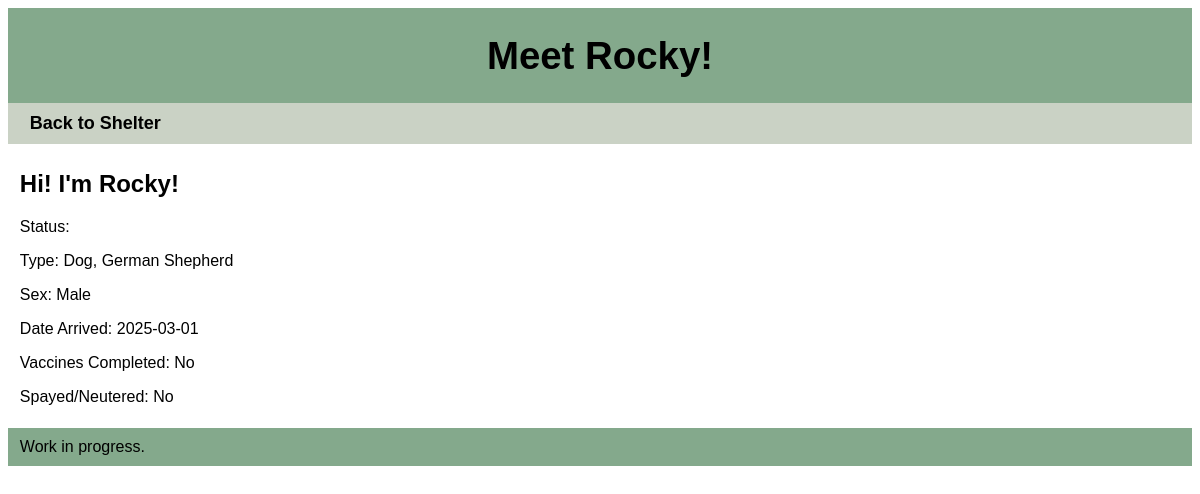
The page /animal/3 on the database its author committed.
### tables this page shows
CREATE TABLE Animal (
        animal_id INTEGER PRIMARY KEY AUTOINCREMENT,
        shelter_id INTEGER,
        name TEXT NOT NULL,
        type TEXT NOT NULL,
        breed TEXT NOT NULL,
        sex TEXT NOT NULL,
        foster INTEGER NOT NULL,
        adopt INTEGER NOT NULL,
        status TEXT NOT NULL,
        date_time_arrived TEXT NOT NULL,
        chipped BOOLEAN NOT NULL,
        date_last_vet_visit TEXT NOT NULL,
        vaccines BOOLEAN NOT NULL,
        spayed_neutered BOOLEAN NOT NULL,
        FOREIGN KEY (shelter_id) REFERENCES Shelter(shelter_id)
    );

### app/api.py (the view)
@app.route("/animal/<int:animalID>", methods = ['GET'])
def index_by_id(animalID = 0):
    conn = sqlite3.connect(DATABASE)
    conn.row_factory = sqlite3.Row
    cursor = conn.cursor()
    animal = cursor.execute(('SELECT name, type, shelter_id, breed, animal_id, sex, date_time_arrived, vaccines, spayed_neutered FROM Animal WHERE animal_id = ?'), (animalID,)).fetchone()
    conn.close()
    if not animal:
       return "Animal not found."
    return render_template("animal.html", animal=animal)

### app/templates/animal.html (shortened to what this page needs)
<!doctype html>
<html>
<head>
    <link rel="stylesheet" type="text/css" href="{{ url_for('static', filename='style.css') }}">
</head>
<body>
    <div id="container">
        <header>
            <h1>Meet {{ animal['name'] }}!</h1>
        </header>
        <body>
        <nav id="navbar">
            <a href = "/home/{{ animal['shelter_id' ]}}">Back to Shelter</a>
        </nav>
        <main>
            {% if animal %}
                <div id = "animal-info">
                    <h2>Hi! I'm {{ animal['name'] }}!</h2>
                    <p>Status: {{ animal['status'] }}</p>
                    <p>Type: {{ animal['type'] }}, {{ animal['breed'] }}</p>
                    <p>Sex: {{ animal['sex'] }}</p>
                    <p>Date Arrived: {{ animal['date_time_arrived'] }}</p>
                    {% if animal['vaccines'] == '1' %}
                        <p>Vaccines Completed: Yes</p>
                    {% else %}
                        <p>Vaccines Completed: No</p>
                    {% endif %}
                    {% if animal['spayed_neutered'] == '1' %}
                        <p>Spayed/Neutered: Yes</p>
                    {% else %}
                        <p>Spayed/Neutered: No</p>
                    {% endif %}
                </div>
            {% endif %}
        </main>
        </body>
        <footer>Work in progress.</a></footer>
    </div>
</body>
</html>

### app/static/style.css (style rules this page uses)
header { font-size: larger; background-color: #84a98c; align-content:center; text-align: center; font-family: 'Franklin Gothic Medium', 'Arial Narrow', Arial, sans-serif; }
nav { background-color: #cad2c5; padding: 10px 1%; font-family: Arial, Helvetica, sans-serif; }
nav a { font-weight: bold; font-size: large; text-decoration: none; padding: 10px; color: black; }
main { padding: 0.5% 1%; font-family: Arial, Helvetica, sans-serif; }
footer { background-color: #84a98c; padding: 10px 1%; font-family: 'Franklin Gothic Medium', 'Arial Narrow', Arial, sans-serif; }

### rows shown on the page
Animal: name "Rocky", type "Dog", breed "German Shepherd", sex "Male", date_time_arrived "2025-03-01"
